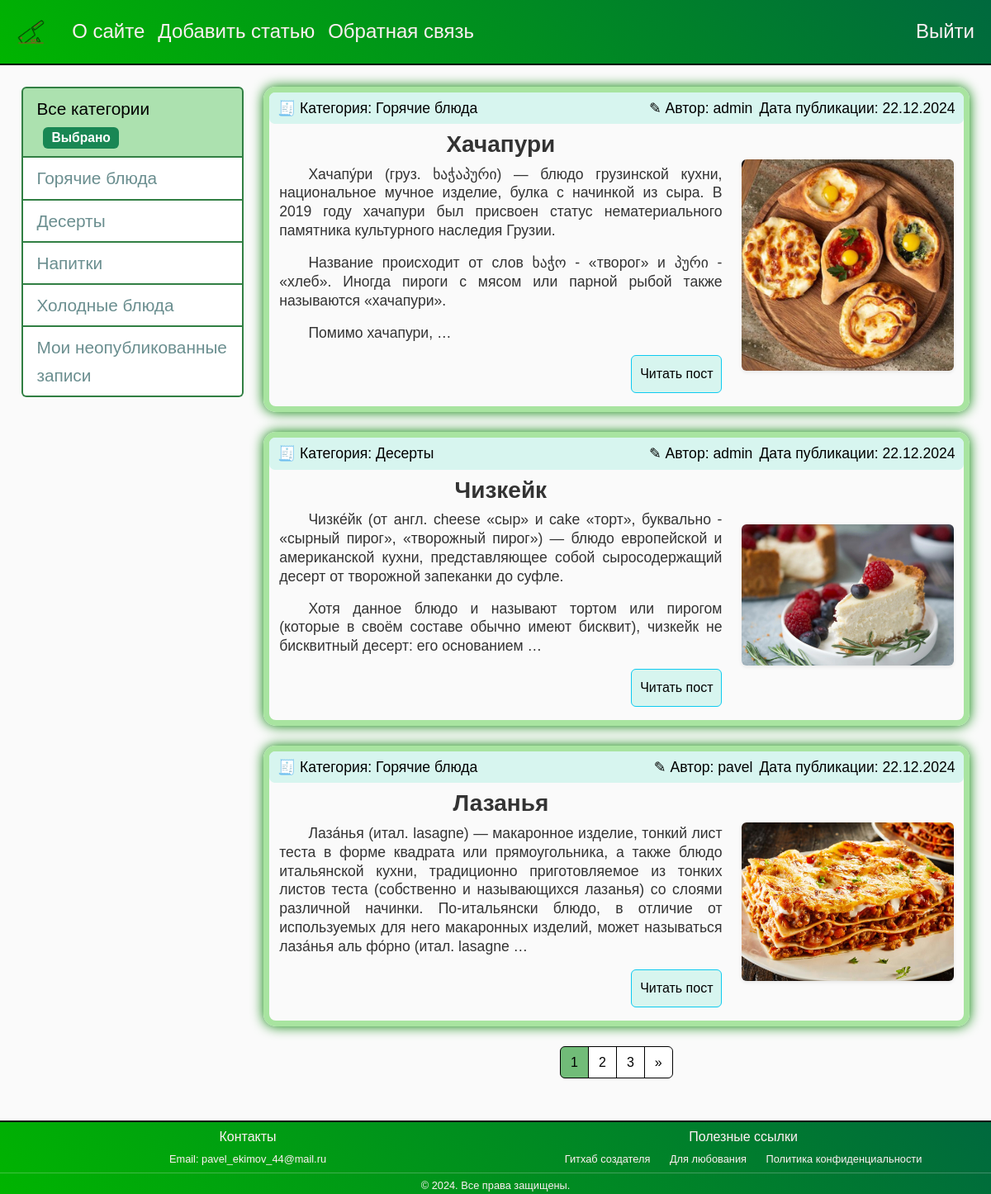
Screenshot of / (signed in) with the database file from the repository.
### meal/models.py (models this page shows, shortened)
class Category(models.Model):
    name = models.CharField(max_length=100, db_index=True, verbose_name='Категория')
    slug = models.SlugField(max_length=255, unique=True, db_index=True, verbose_name='URL')
    def __str__(self):
        return self.name
    def get_absolute_url(self):
        return reverse('category', kwargs={'cat_slug': self.slug})
    class Meta:
        verbose_name = 'Категорию'
        verbose_name_plural = 'Категории'
        ordering = ['id']

class Food(models.Model):
    title = models.CharField(max_length=255, verbose_name='Название блюда')
    slug = models.SlugField(max_length=255, unique=True, db_index=True, verbose_name='URL')
    content = models.TextField(blank=True, verbose_name='Информация')
    photo = models.ImageField(upload_to="photo/%Y/%m/%d/", verbose_name='Фото')
    time_create = models.DateTimeField(auto_now_add=True, verbose_name='Время создания')
    time_update = models.DateTimeField(auto_now=True, verbose_name='Время изменения')
    is_published = models.BooleanField(default=True, verbose_name='Опубликовать')
    author = models.ForeignKey(User, on_delete=models.CASCADE, verbose_name='Автор')
    cat = models.ForeignKey('Category', on_delete=models.PROTECT, verbose_name='Категория')
    def get_absolute_url(self):
        return reverse('post', kwargs={'post_slug': self.slug})
    class Meta:
        verbose_name = 'Различные блюда'
        verbose_name_plural = 'Различные блюда'
        ordering = ['id']

### meal/views.py (the view)
# urls.py: path('', FoodHome.as_view(), name='home'),
class FoodHome(DataMixin, ListView):
    model = Food
    template_name = 'meal/index.html'
    context_object_name = 'posts'
    def get_context_data(self, *, object_list=None, **kwargs):
        context = super().get_context_data(**kwargs)
        c_def = self.get_user_context(title="Главная страница")
        return dict(list(context.items()) + list(c_def.items()))
    def get_queryset(self):
        return Food.objects.filter(is_published=True).select_related('cat')

### meal/utils.py (called while the page is built)
    def get_user_context(self, **kwargs):
        context = kwargs
        cats = cache.get('cats')
        if not cats:
            cats = (Category.objects.annotate(food__count=Count('food', filter=Q(food__is_published=True)))
                    .filter(food__count__gt=0))
            cache.set('cats', cats, 60)
        user_menu = menu.copy()
        if not self.request.user.is_authenticated:
            user_menu.pop(1)
        context['menu'] = user_menu
        context['cats'] = cats
        context['cat_selected'] = context.get('cat_selected', 0)
        return context

### meal/templates/meal/index.html
{% extends 'meal/base.html' %}
{% block content %}
	<ul class="list-articles">
		{% for p in posts %}
			<li class="mb-4">
				<div class="article-panel">
					<p class="first">&#129534 Категория: {{p.cat}}</p>
					<p class="last">Дата публикации: {{p.time_update|date:"d.m.Y"}}</p>
                    <p class="last">&#9998 Автор: {{ p.author.username }}</p>
				</div>
				<div class="container">
                    <div class="row align-items-center">
                        <div class="col-md-8">
                            <h2 class="text-center mb-4">{{ p.title }}</h2>
                            <div class="article-content">
                                {% autoescape on %}
                                    {{ p.content|linebreaks|truncatewords:50 }}
                                {% endautoescape %}
                            </div>
                            <p class="link-read-post mt-3">
                                <a href="{{ p.get_absolute_url }}" class="btn btn-info">Читать пост</a>
                            </p>
                        </div>
                        <div class="col-md-4">
                            {% if p.photo %}
                                <div class="img-container">
                                    <img class="img-fluid rounded shadow-sm" src="{{ p.photo.url }}" alt="Изображение {{ p.title }}">
                                </div>
                            {% endif %}
                        </div>
                    </div>
                </div>
			</li>
		{% endfor %}
	</ul>
{% endblock %}

### meal/templates/meal/base.html (shortened to what this page needs)
{% load static %}
{% load meal_tags %}
{% load cache %}
<!DOCTYPE html>
<html>
    <head>
        <link href="{% static 'meal/css/bootstrap.min.css' %}" rel="stylesheet">
        <link href="{% static 'meal/css/styles.css' %}" rel="stylesheet">
    </head>
    <body>
        <div class="flex-wrapper">
            <div class="content-all">
                {% block mainmenu %}
                    <nav class="navbar navbar-expand-lg navbar-light bg-light">
                        <div class="container">
                            <a class="navbar-brand" href="{% url 'home' %}">
                                <div class="logo"></div>
                            </a>
                            <div class="collapse navbar-collapse" id="navbarNav">
                                <ul class="navbar-nav me-auto mb-2 mb-lg-0">
                                    {% for m in menu %}
                                        <li class="nav-item">
                                            <a class="nav-link" href="{% url m.url_name %}">{{ m.title }}</a>
                                        </li>
                                    {% endfor %}
                                </ul>
                                <ul class="navbar-nav">
                                    {% if request.user.is_authenticated %}
                                        <li class="nav-item">
                                            <a class="nav-link" href="{% url 'logout' %}">Выйти</a>
                                        </li>
                                    {% endif %}
                                </ul>
                            </div>
                        </div>
                    </nav>
                {% endblock mainmenu %}
                <div class="container-main mt-4">
                    <div class="row">
                        <aside class="col-md-3">
                            {% block leftmenu %}
                                <ul class="list-group">
                                    {% if cat_selected == 0 %}
                                        <li class="list-group-item active">
                                            Все категории
                                            <span class="badge bg-success ms-2">Выбрано</span>
                                        </li>
                                    {% else %}
                                        <li class="list-group-item">
                                            <a href="{% url 'home' %}">Все категории</a>
                                        </li>
                                    {% endif %}
                                    {% for c in cats %}
                                        {% if c.food__count > 0 %}
                                            <li class="list-group-item {% if c.pk == cat_selected %} active {% endif %}">
                                                {% if c.pk == cat_selected %}
                                                    {{ c.name }}
                                                    <span class="badge bg-success ms-2">Выбрано</span>
                                                {% else %}
                                                    <a href="{{ c.get_absolute_url }}">{{ c.name }}</a>
                                                {% endif %}
                                            </li>
                                        {% endif %}
                                    {% endfor %}
                                    {% if user.is_authenticated %}
                                        {% if user.is_superuser %}
                                            {% if cat_selected == -1 %}
                                                <li class="list-group-item active">
                                                    Все неопубликованные записи
                                                    <span class="badge bg-success ms-2">Выбрано</span>
                                                </li>
                                            {% else %}
                                                <li class="list-group-item">
                                                    <a href="{% url 'unpublished_posts' %}">Все неопубликованные записи</a>
                                                </li>
                                            {% endif %}
                                        {% else %}
                                            {% if cat_selected == -1 %}
                                                <li class="list-group-item active">
                                                    Мои неопубликованные записи
                                                    <span class="badge bg-success ms-2">Выбрано</span>
                                                </li>
                                            {% else %}
                                                <li class="list-group-item">
                                                    <a href="{% url 'unpublished_posts' %}">Мои неопубликованные записи</a>
                                                </li>
                                            {% endif %}
                                        {% endif %}
                                    {% endif %}
                                </ul>
                            {% endblock leftmenu %}
                        </aside>
                        <main class="col-md-9">
                            <div class="content-content">
                                {% block content %}
                                {% endblock %}
                                {% if page_obj.has_other_pages %}
                                    <nav aria-label="Page navigation">
                                        <ul class="pagination justify-content-center">
                                            {% for p in paginator.page_range %}
                                                {% if p >= page_obj.number|add:-2 and p <= page_obj.number|add:2 %}
                                                    {% if page_obj.number == p %}
                                                        <li class="page-item active" aria-current="page">
                                                            <span class="page-link">{{ p }}</span>
                                                        </li>
                                                    {% else %}
                                                        <li class="page-item">
                                                            <a class="page-link" href="?page={{ p }}">{{ p }}</a>
                                                        </li>
                                                    {% endif %}
                                                {% endif %}
                                            {% endfor %}
                                            {% if page_obj.has_next %}
                                                <li class="page-item">
                                                    <a class="page-link" href="?page={{ page_obj.next_page_number }}" aria-label="Next">
                                                        <span aria-hidden="true">&raquo;</span>
                                                    </a>
                                                </li>
                                            {% endif %}
                                        </ul>
                                    </nav>
                                {% endif %}
                            </div>
                        </main>
                    </div>
                </div>
            </div>
            {% cache 3600 footer %}
            <footer class="bg-light text-center py-3 mt-4">
                <div class="container-footer">
                    <div class="row row-footer">
                        <div class="col-md-6">
                            <h6>Контакты</h6>
                            <p>Email: pavel_ekimov_44@mail.ru</p>
                        </div>
                        <div class="col-md-6 text-center">
                            <h6>Полезные ссылки</h6>
                            <div class="footer-links">
                                <a href="https://github.com/EkimovP">Гитхаб создателя</a>
                                <a href="https://ya.ru/images/search?from=tabbar&text=nature%20photos%20are%20beautiful">Для любования</a>
                                <a href="https://tilda.cc/ru/privacy-generator/">Политика конфиденциальности</a>
                            </div>
                        </div>
                    </div>
                    <hr>
                    <p class="confidentiality">&copy; 2024. Все права защищены.</p>
                </div>
            </footer>
            {% endcache %}
        </div>
    </body>
</html>

### meal/static/meal/css/styles.css (style rules this page uses)
body { font-family: Arial, sans-serif; line-height: 1.6; background-color: #fafafa; color: #333; }
html, body { height: 100%; margin: 0; }
.flex-wrapper { display: flex; flex-direction: column; min-height: 100%; }
.content-all { flex: 1; }
.navbar-brand .logo { width: 3.2rem; height: 3.2rem; background: url('../images/knife.png') no-repeat center; background-size: contain; }
.navbar { background: linear-gradient(45deg, #00B400, #00693E); border-bottom: 2px solid black; }
.navbar .nav-link { color: #FFF0F5 !important; transition: all 1s linear; text-decoration: none; font-size: 1.5rem; }
.list-group { font-size: 1.3rem; word-wrap: break-word; }
.list-group-item a { color: #6a8e8f; text-decoration: none; }
.mt-4 { margin-top: 0.5rem !important; }
.container-main { margin: 0 1em 1em 1em; font-size: 1.1rem; padding: 0.5em; }
aside { padding-top: 0.5em; }
.list-group-item { border: 2px solid #317F43; }
.list-group-item.active { background-color: #ACE1AF; color: black; border-color: #317F43; }
.content-content { padding-top: 0.5em; }
ul.list-articles { list-style: none; margin: 0; padding: 0; }
ul.list-articles li { border: 7px solid #A8E4A0; border-radius: 15px; margin-bottom: 1rem; box-shadow: 0px 0px 15px green; }
.article-panel { background: #d7f5ef; border-radius: 7px; padding: 5px 10px 5px 10px; box-sizing: border-box; overflow: hidden; color: black; }
.article-panel p.first { margin: 0; float: left; }
.article-panel p.last { margin: 0; float: right; padding-left: 0.5rem; }
.img-container { height: 100%; display: flex; align-items: center; justify-content: center; padding: 10px 0 10px 0; }
.img-container img { max-height: 360px; height: auto; width: auto; object-fit: cover; }
.article-content { text-align: justify; text-indent: 2em; line-height: 1.3; }
.mb-4 h2 { text-align: center; font-size: 1.75rem; font-weight: bold; margin: 0.5rem !important; }
p.link-read-post { text-align: right; }
p.link-read-post a { padding: 10px; background: #d7f5ef; color: black; text-decoration: none; }
.pagination .page-link { color: black; text-decoration: none; border-color: black; }
.pagination .page-item.active .page-link { background-color: #71BC78; border-color: black; }
footer { color: #FFF0F5 !important; background: linear-gradient(45deg, #00B400, #00693E); border-top: 2px solid black; font-size: 0.8rem; }
.py-3 { padding-top: 0rem !important; padding-bottom: 0rem !important; }
footer .footer-links a { color: #FFF0F5; text-decoration: none; margin: 0 10px; transition: color 0.3s; }
footer p { margin: 0; }
.row-footer { --bs-gutter-x: 0 !important; }
hr { margin: 0.3rem 0; }
h6 { margin-top: 0.5rem; }
@media (min-width: 576px) { .container,.container-sm { max-width: 100%; } }
@media (min-width: 768px) { .container,.container-md,.container-sm { max-width: 100%; } }
@media (min-width: 992px) { .container,.container-lg,.container-md,.container-sm { max-width: 100%; } }
@media (min-width: 1200px) { .container,.container-lg,.container-md,.container-sm,.container-xl { max-width: 100%; } }

### rows the page displays
Category: name "Горячие блюда"
Category: name "Десерты"
Category: name "Напитки"
Category: name "Холодные блюда"
Food: cat "Горячие блюда", time_update "22.12.2024", author.username "admin", title "Хачапури", content "Хачапу́ри (груз. ხაჭაპური) — блюдо грузинской кухни, национальное мучное изделие, булка с начинкой из сыра. В 2019 году хачапури был присвоен статус нематериального памятника культурного наследия Грузии. Название происходит от слов ხაჭო - «творог» и პური - «хлеб». Иногда пироги с мясом или парной рыбой также называются «хачапури». Помимо хачапури, …", photo (picture)
Food: cat "Десерты", time_update "22.12.2024", author.username "admin", title "Чизкейк", content "Чизке́йк (от англ. cheese «сыр» и cake «торт», буквально - «сырный пирог», «творожный пирог») — блюдо европейской и американской кухни, представляющее собой сыросодержащий десерт от творожной запеканки до суфле. Хотя данное блюдо и называют тортом или пирогом (которые в своём составе обычно имеют бисквит), чизкейк не бисквитный десерт: его основанием …", photo (picture)
Food: cat "Горячие блюда", time_update "22.12.2024", author.username "pavel", title "Лазанья", content "Лаза́нья (итал. lasagne) — макаронное изделие, тонкий лист теста в форме квадрата или прямоугольника, а также блюдо итальянской кухни, традиционно приготовляемое из тонких листов теста (собственно и называющихся лазанья) со слоями различной начинки. По-итальянски блюдо, в отличие от используемых для него макаронных изделий, может называться лаза́нья аль фо́рно (итал. lasagne …", photo (picture)

### other values shown
{{ m.title }} "О сайте" "Добавить статью" "Обратная связь"
{{ p }} "1"
{{ p }} "2" "3"
